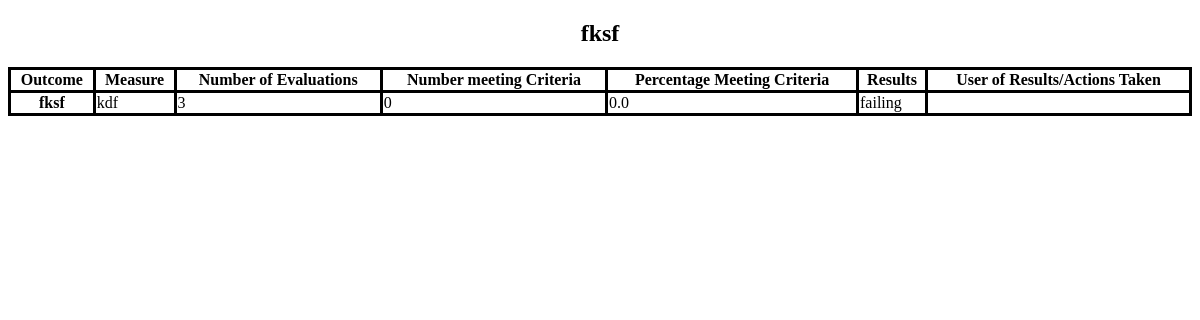
/generate_outcome_report/20, run on an earlier commit of the app's database.
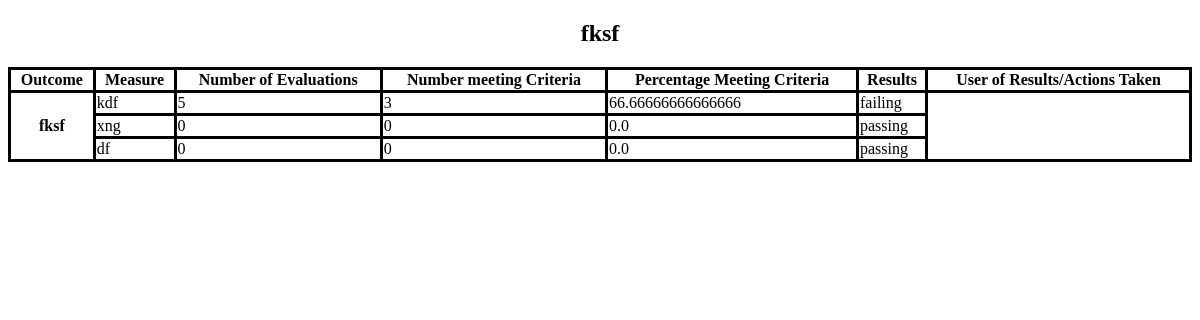
And on a later commit of the database.
### main/models.py (models this page shows, shortened)
class Measure(models.Model):
    CUTOFF_TYPES = (('Percentage', 'Percentage'),
                  ('Percentile', 'Percentile'),
                  ('Average', 'Average')
                 )
    cutoff_type = models.CharField(max_length = 100, choices=CUTOFF_TYPES, default='Percentage')
    TOOL_TYPES = (('Rubric', 'Rubric'),
                  ('Test score', 'Test score')
                  )
    tool_type = models.CharField(max_length=100, choices=TOOL_TYPES, default='Rubric')
    STATUS_TYPES = (('passing', 'passing'),
                    ('failing', 'failing'),
                    ('passed', 'passed'),
                    ('failed', 'failed')
                    )
    status = models.CharField(max_length=100, choices=STATUS_TYPES, default='failing')
    statusPercent = models.FloatField(default=0.0)
    evaluationPercent = models.FloatField(default=0.0)
    measureTitle = models.CharField(max_length=200, default='', null=True)
    outcome = models.ForeignKey(Outcome, null=True, on_delete = models.CASCADE)
    cutoff_percentage = models.FloatField(null=True, blank = True, default=0)
    cutoff_score = models.FloatField(null=True, blank=True, default=0)
    rubric = models.ForeignKey(Rubric,null=True, blank = True, on_delete = models.CASCADE)
    test_score = models.ForeignKey(Test_score, null=True, blank = True, on_delete = models.CASCADE)
    student = models.ManyToManyField(Student)
    evaluator = models.ManyToManyField(Evaluator)

### main/views.py (the view)
# urls.py: path('generate_outcome_report/<int:outcome_id>', views.generate_outcome_report, name = 'generate_outcome_report'),
def generate_outcome_report(request, outcome_id):
    outcome = Outcome.objects.get(id=outcome_id)
    measures = Measure.objects.filter(outcome=outcome)
    data = dict()
    for measure in measures:
        evaluated_student_count = custom_students.objects.filter(measure=measure, grade__isnull = False, current=True).count()
        number_of_pass_cases = custom_students.objects.filter(measure=measure,grade__gte = measure.cutoff_score, current=True).count()
        data.update({ measure.id: [evaluated_student_count, number_of_pass_cases, measure.measureTitle, measure.statusPercent, measure.status]})
        print(data)
    context = {'outcome':outcome, 'measures':measures, 'evaluated_student_count':evaluated_student_count,
    'number_of_pass_cases':number_of_pass_cases, 'data':data, 'measure_id':measure.id}
    return render(request, 'main/outcome_report.html', context)

### main/models.py (called while the page is built)
    def __str__(self):
        return self.title

### main/templates/main/outcome_report.html (shortened to what this page needs)
<!DOCTYPE html>
<html>
<head>
</head>
<body>
<h2><center>{{outcome}}</center></h2>
<table style="width:100%">
  <tr>
    <b><th>Outcome</th>
    <th>Measure</th>
    <th>Number of Evaluations</th>
    <th>Number meeting Criteria</th>
    <th>Percentage Meeting Criteria</th>
    <th>Results</th>
    <th>User of Results/Actions Taken</th>
  </b>
  </tr>
  <tr>
      <th rowspan="5">{{outcome}}</th>
  </tr>
{%for k,m in data.items%}
  <tr>
    <td>{{m.2}}</td>
      <td >{{m.0}} </td>
      <td >{{m.1}} </td>
      <td>{{m.3}} </td>
      <td>{{m.4}}</td>
  </tr>
{%endfor%}
</table>
</body>
</html>

What changed in the data, as far as the page shows it:
added Measure: measureTitle "xng", statusPercent "0.0", status "passing"
added Measure: measureTitle "df", statusPercent "0.0", status "passing"
Also different on the page:
new list line: "kdf 66.66666666666666 failing"
new list line: "5 3"
new list line: "0 0"
list line gone: "kdf 0.0 failing"
list line gone: "3 0"
